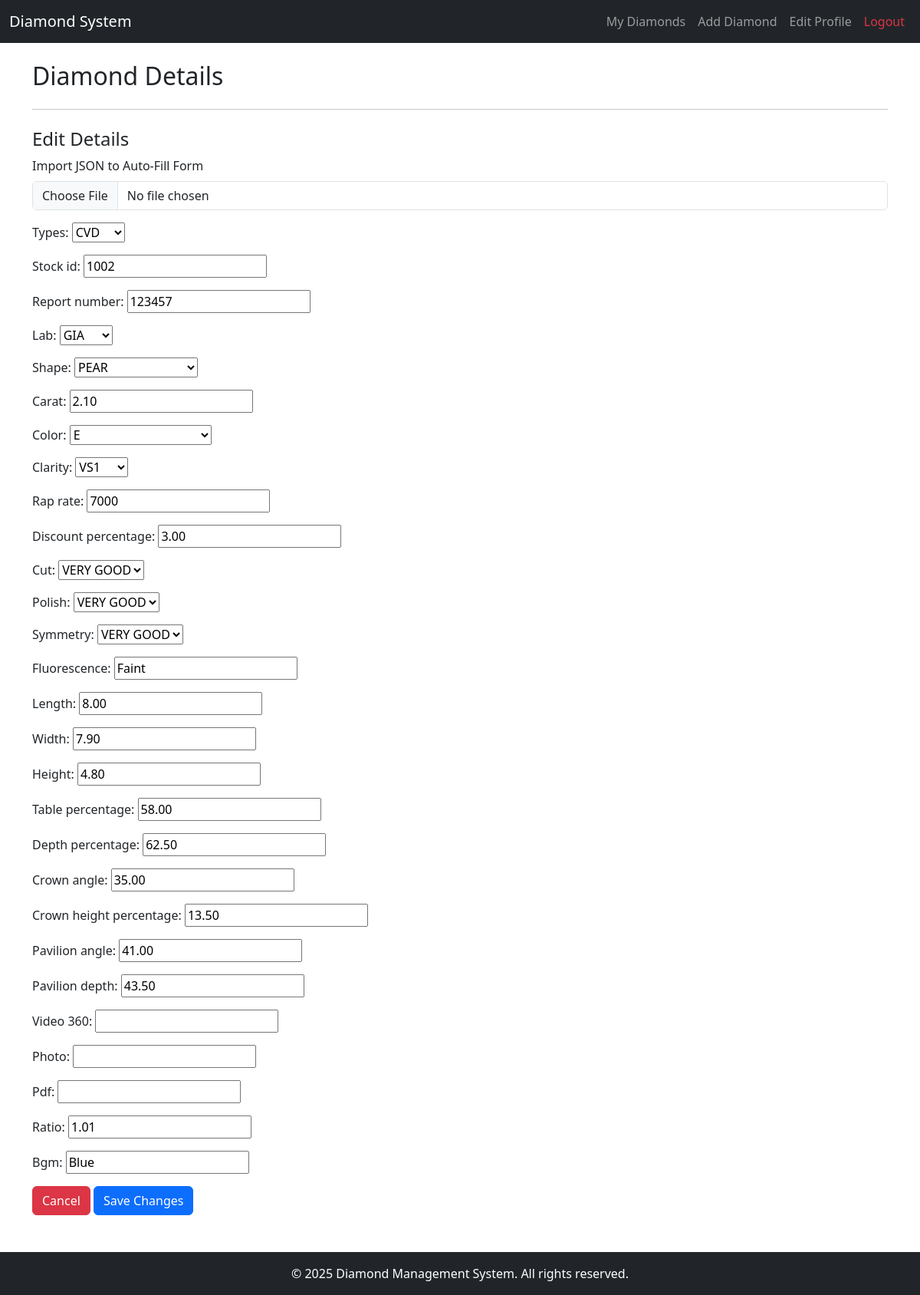
The app's page /vendor/edit_diamond/4/ (signed in) with its own data.
### vendor/models.py (models this page shows, shortened)
class Diamond(models.Model):
    TYPES = [
        ('CVD', 'CVD'),
        ('HPHT', 'HPHT'),
    ]
    LAB = [
        ('IGI', 'IGI'),
        ('GIA', 'GIA'),
    ]
    SHAPE = [
        ('RD', 'ROUND'),
        ('PR', 'PEAR'),
        ('OVL', 'OVAL'),
        ('RDNT', 'RADIANT'),
        ('EM', 'EMERALD'),
        ('SE', 'SQUARE EMERALD'),
        ('MQ', 'MARQUISE'),
        ('HT', 'HEART'),
        ('PRS', 'PRINCESS'),
        ('HM', 'HALF MOON'),
        ('CS', 'CUSHION'),
        ('HX', 'HEXAGON'),
        ('OLD', 'OLD MINER'),
        ('OT', 'OTHER')
    ]
    COLOUR = [
        ('D', 'D'),
        ('E', 'E'),
        ('F', 'F'),
        ('G', 'G'),
        ('H', 'H'),
        ('I', 'I'),
        ('J', 'J'),
        ('FB', 'FANCY BLUE'),
        ('FIB', 'FANCY INTENSE BLUE'),
        ('LB', 'LIGHT BLUE'),
        ('FP', 'FANCY PINK'),
        ('FIP', 'FANCY INTENSE PINK'),
        ('LP', 'LIGHT PINK'),
    ]
    CLARITY = [
        ('FL', 'FL'),
        ('IF', 'IF'),
        ('VVS1', 'VVS1'),
        ('VVS2', 'VVS2'),
        ('VS1', 'VS1'),
        ('VS2', 'VS2'),
        ('SI1', 'SI1'),
        ('SI2', 'SI2'),
        ('SI3', 'SI3'),
        ('I1', 'I1'),
        ('I2', 'I2'),
        ('I3', 'I3'),
    ]
    CUT = [
        ('ID', 'IDEAL'),
        ('EX', 'EXCELLENT'),
        ('VG', 'VERY GOOD'),
        ('GD', 'GOOD'),
        ('FR', 'FAIR'),
    ]
    POLISH = [
        ('ID', 'IDEAL'),
        ('EX', 'EXCELLENT'),
        ('VG', 'VERY GOOD'),
        ('GD', 'GOOD'),
        ('FR', 'FAIR'),
    ]
    SYMMETRY = [
        ('ID', 'IDEAL'),
        ('EX', 'EXCELLENT'),
        ('VG', 'VERY GOOD'),
        ('GD', 'GOOD'),
        ('FR', 'FAIR'),
    ]
    sr_no = models.AutoField(primary_key=True)
    vendor = models.ForeignKey(Vendor, on_delete=models.CASCADE, related_name='diamonds')
    types = models.CharField(max_length=50, blank=False, null=False, choices=TYPES)
    stock_id = models.IntegerField(unique=True, blank=False, null=False)
    report_number = models.IntegerField(unique=True, blank=False, null=False)
    lab = models.CharField(max_length=50, blank=False, null=False, choices=LAB)
    shape = models.CharField(max_length=50, blank=False, null=False, choices=SHAPE)
    carat = models.DecimalField(max_digits=10, decimal_places=2, blank=False, null=False)
    color = models.CharField(max_length=10, blank=False, null=False, choices=COLOUR)
    clarity = models.CharField(max_length=10, blank=False, null=False, choices=CLARITY)
    rap_rate = models.IntegerField(unique=True, blank=False, null=False)
    discount_percentage = models.DecimalField(max_digits=6, decimal_places=2, blank=False, null=False)
    price_per_carat = models.DecimalField(max_digits=12, decimal_places=2, blank=False, null=False)
    total_amount = models.DecimalField(max_digits=15, decimal_places=2, blank=False, null=False)
    cut = models.CharField(max_length=20, blank=False, null=False, choices=CUT)
    polish = models.CharField(max_length=20, blank=False, null=False, choices=POLISH)
    symmetry = models.CharField(max_length=20, blank=False, null=False, choices=SYMMETRY)
    fluorescence = models.CharField(max_length=20, blank=False, null=False)
    length = models.DecimalField(max_digits=6, decimal_places=2, blank=False, null=False)
    width = models.DecimalField(max_digits=6, decimal_places=2, blank=False, null=False)
    height = models.DecimalField(max_digits=6, decimal_places=2, blank=False, null=False)
    measurements = models.CharField(max_length=100, blank=False, null=False)
    table_percentage = models.DecimalField(max_digits=5, decimal_places=2, blank=False, null=False)
    depth_percentage = models.DecimalField(max_digits=5, decimal_places=2, blank=False, null=False)
    crown_angle = models.DecimalField(max_digits=5, decimal_places=2, blank=False, null=False)
    crown_height_percentage = models.DecimalField(max_digits=5, decimal_places=2, blank=False, null=False)
    pavilion_angle = models.DecimalField(max_digits=5, decimal_places=2, blank=False, null=False)
    pavilion_depth = models.DecimalField(max_digits=5, decimal_places=2, blank=False, null=False)
    video_360 = models.URLField(blank=True, null=True)
    photo = models.URLField(blank=True, null=True)
    pdf = models.URLField(blank=True, null=True)
    ratio = models.DecimalField(max_digits=5, decimal_places=2, blank=False, null=False)
    bgm = models.CharField(max_length=50, blank=True, null=True)
    created_at = models.DateTimeField(auto_now_add=True)

### vendor/views.py (the view)
# urls.py: path('edit_diamond/<int:sr_no>/', edit_diamond, name='edit_diamond'),
def edit_diamond(request, sr_no):
    if 'vendor_id' not in request.session:
        return redirect('login')
    diamond = get_object_or_404(Diamond, sr_no=sr_no)
    if request.method == 'POST':
        form = DiamondForm(request.POST, instance=diamond)
        if form.is_valid():
            form.save()
            messages.success(request, "Diamond updated successfully.")
            return redirect('vendor:load_diamonds')
    else:
        form = DiamondForm(instance=diamond)
    return render(request, 'vendor/edit_diamond.html', {'form': form, 'diamond': diamond})

### vendor/forms.py
class DiamondForm(forms.ModelForm):
    class Meta:
        model = Diamond
        exclude = ['sr_no', 'vendor','price_per_carat', 'total_amount', 'measurements', 'created_at']

### vendor/templates/vendor/edit_diamond.html (shortened to what this page needs)
{% extends 'base.html' %}
{% block content %}
<h2 class="mb-4">Diamond Details</h2>
<hr class="my-4">
<h4>Edit Details</h4>
<div class="mb-3">
    <label for="json-upload" class="form-label">Import JSON to Auto-Fill Form</label>
    <input type="file" id="json-upload" class="form-control" accept=".json">
</div>
<form method="post" id="edit-diamond-form">
    {{ form.as_p }}
    <button type="button" class="btn btn-danger" onclick="window.location.href='{% url 'vendor:load_diamonds' %}'">Cancel</button>
    <button type="submit" class="btn btn-primary">Save Changes</button>
</form>
{% endblock %}

### records on screen
Diamond: types "CVD", stock_id "1002", report_number "123457", lab "GIA", shape "PEAR", carat "2.10", color "E", clarity "VS1", rap_rate "7000", discount_percentage "3.00", cut "VERY GOOD", polish "VERY GOOD", symmetry "VERY GOOD", fluorescence "Faint", length "8.00", width "7.90", height "4.80", table_percentage "58.00", depth_percentage "62.50", crown_angle "35.00", crown_height_percentage "13.50", pavilion_angle "41.00", pavilion_depth "43.50", ratio "1.01", bgm "Blue"
